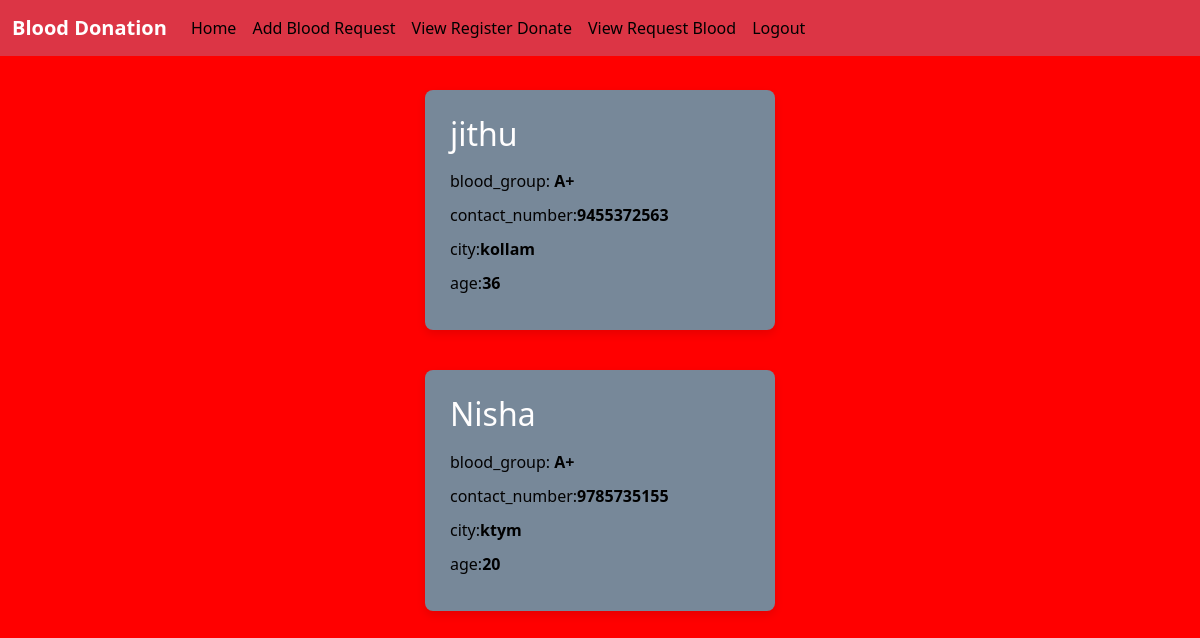
Before: /view_register_donate/ with the older database file.
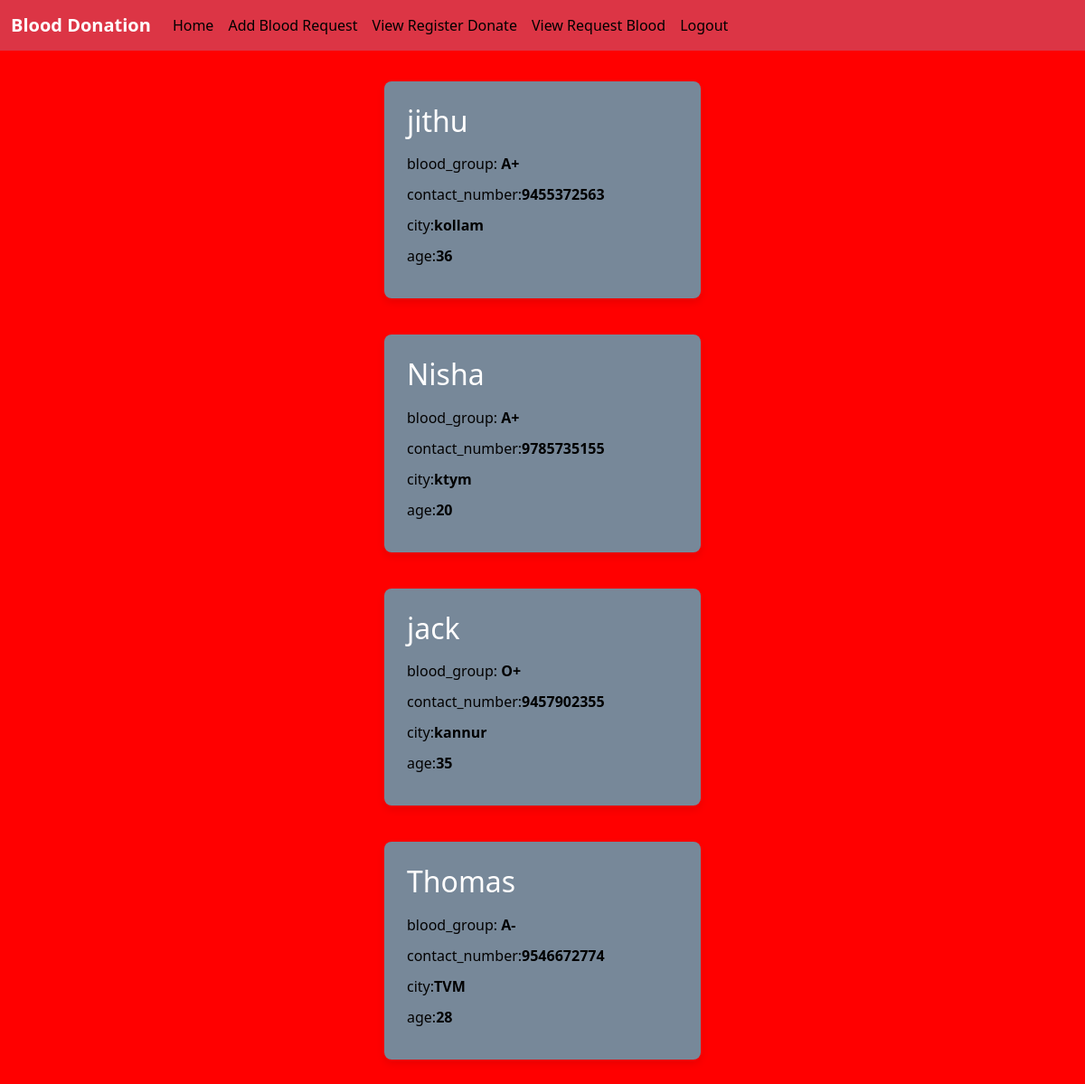
After: the same page with the newer database file.
### app/models.py (models this page shows, shortened)
class Donor(models.Model):
    name = models.TextField()
    blood_group = models.CharField(max_length=10)
    contact_number = models.CharField(max_length=15)
    city = models.CharField(max_length=50)
    age = models.PositiveIntegerField()

### app/views.py (the view, shortened to what this page needs)
# urls.py: path('view_register_donate/',views.view_register_donate),
def view_register_donate(request):
    donors = Donor.objects.all()
    return render(request, 'admin/viewregisterdonate.html', {'donors': donors})

### template/admin/viewregisterdonate.html (shortened to what this page needs)
<!DOCTYPE html>
<html lang="en">
<head>
  <link href="https://cdn.jsdelivr.net/npm/bootstrap@5.3.3/dist/css/bootstrap.min.css" rel="stylesheet">
</head>
<body>
  <nav class="navbar navbar-expand-sm bg-danger navbar-dark fixed-top">
    <div class="container-fluid">
      <a class="navbar-brand" href="#">Blood Donation</a>
      <div class="collapse navbar-collapse" id="collapsibleNavbar">
        <ul class="navbar-nav">
          <li class="nav-item">
            <a class="nav-link" href="/">Home</a>
          </li>
          <li class="nav-item">
            <a class="nav-link" href="../add_blood_request">Add Blood Request</a>
          </li>
          <li class="nav-item">
            <a class="nav-link" href="../view_register_donate">View Register Donate</a>
          </li>
          <li class="nav-item">
            <a class="nav-link" href="../view_request_blood">View Request Blood</a>
          </li>
          <li class="nav-item">
            <a class="nav-link" href="../logout">Logout</a>
          </li>
        </ul>
      </div>
    </div>
  </nav>
  <div class="container">
    <div class="row">
      {% for donor in donors %}
      <div class="col-lg-12">
        <div class="col-lg-7">
          <h1 class="mb-3">{{donor.name }}</h1>
          <p>blood_group: <span class="text-success fw-bold">{{donor.blood_group}}</span></p>
          <p>contact_number:<span class="text-success fw-bold">{{donor.contact_number}}</span></p>
          <p>city:<span class="text-success fw-bold">{{donor.city}}</span></p>
          <p>age:<span class="text-success fw-bold">{{donor.age}}</span></p>
        </div>
      </div>
      {% endfor %}
    </div>
  </div>
</body>
</html>

### template/admin/viewregisterdonate.html (style rules this page uses)
body { background-color: red; }
.navbar { transition: background-color 0.3s ease; }
.navbar-brand { font-weight: bold; }
.nav-link { border-radius: 5px; color: black; }
.container { width: 100%; max-width: 1200px; margin: 0 auto; padding: 80px; }
.row { display: flex; flex-wrap: wrap; gap: 20px; }
.col-lg-12 { width: 100%; display: flex; justify-content: center; }
.col-lg-7 { width: 350px; max-width: 900px; background-color: lightslategray; padding: 25px; border-radius: 8px; box-shadow: 0 4px 10px rgba(0, 0, 0, 0.1); margin: 10px 0; }
h1.mb-3 { font-size: 2rem; color: rgb(255, 254, 254); margin-bottom: 15px; }
p { font-size: 1rem; color: #030202; margin: 10px 0; }
p span { color: black; font-weight: bold; }
.text-success { color: black !important; }
.fw-bold { font-weight: bold; }

Changed rows visible on the page:
added Donor: name "jack", blood_group "O+", contact_number "9457902355", city "kannur", age "35"
added Donor: name "Thomas", blood_group "A-", contact_number "9546672774", city "TVM", age "28"
